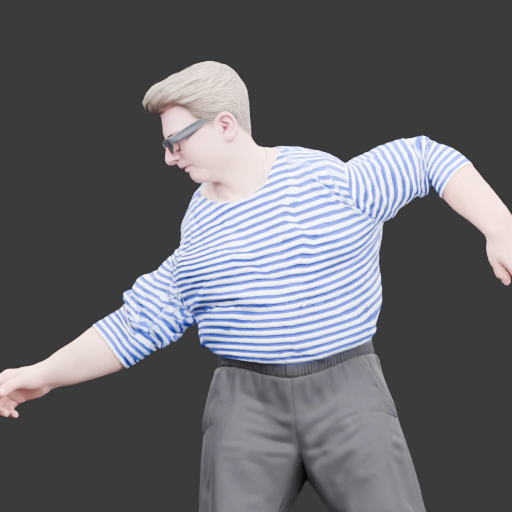
#> input picture art/drafts/newrig-sailor-v1/poses/native100k-source-dance-0.75.png, 512 x 512 px, found by its file name
$ python -i compose_textured_gate.py   (imports and definitions only)
#> lines starting #> are read from the running program, lines starting #| are printed output that depends on the picture
"""Post-exit actual-source-frame sheets and alpha-qualified RGB metrics."""
import sys,json
from pathlib import Path
import numpy as np
from PIL import Image,ImageDraw
# [1 line that did not run here, left out]
def tile(name,size=(640,800)):
#> called with size = (640, 800)
 im=Image.open(O/name).convert('RGBA');bg=Image.new('RGBA',im.size,(225,225,225,255));bg.alpha_composite(im);return bg.convert('RGB').resize(size)
#> in tile, im is the input picture: PIL image 512x512 RGBA; mean R, G, B, A 102.2, 102.8, 108.1, 255
#> after `return bg.convert('RGB').resize(size)`:
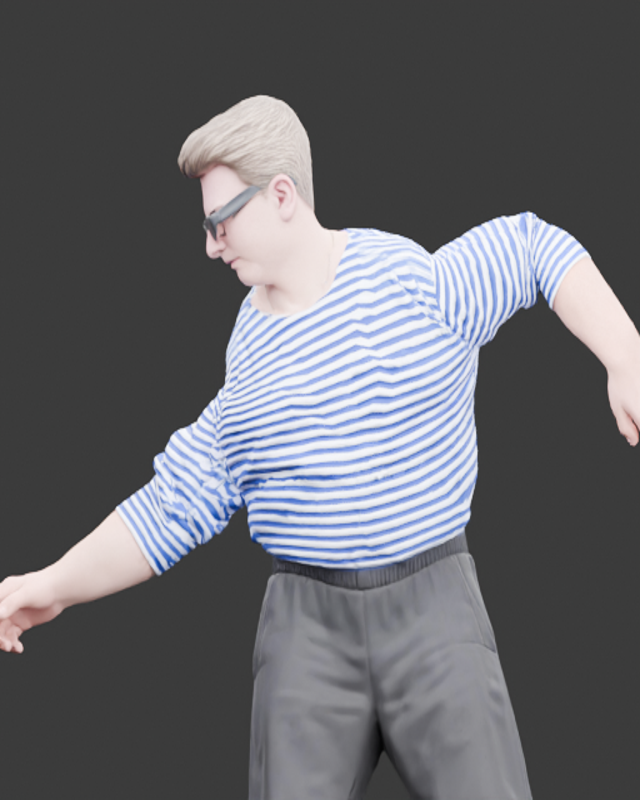
#> returned value: PIL image 640x800 RGB; mean R, G, B 102.2, 102.8, 108.1
# [10 lines not run here, left out]
metrics=[]
# [5 lines not run here, left out]

>>> result = tile('../../newrig-sailor-v1/poses/native100k-source-dance-0.75.png')

$ run again, on art/drafts/newrig-sailor-v1/poses/arm_forward.L.png
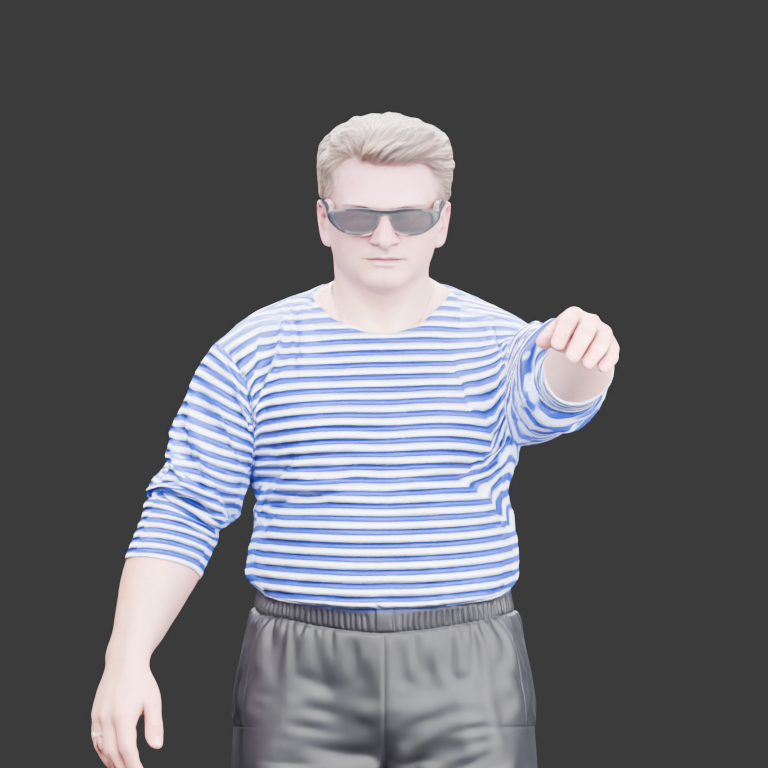
#> input picture art/drafts/newrig-sailor-v1/poses/arm_forward.L.png, 768 x 768 px, found by its file name
#> in tile, im is the input picture: PIL image 768x768 RGBA; mean R, G, B, A 98.4, 99.4, 105, 255
#> in tile, `return bg.convert('RGB').resize(size)`:
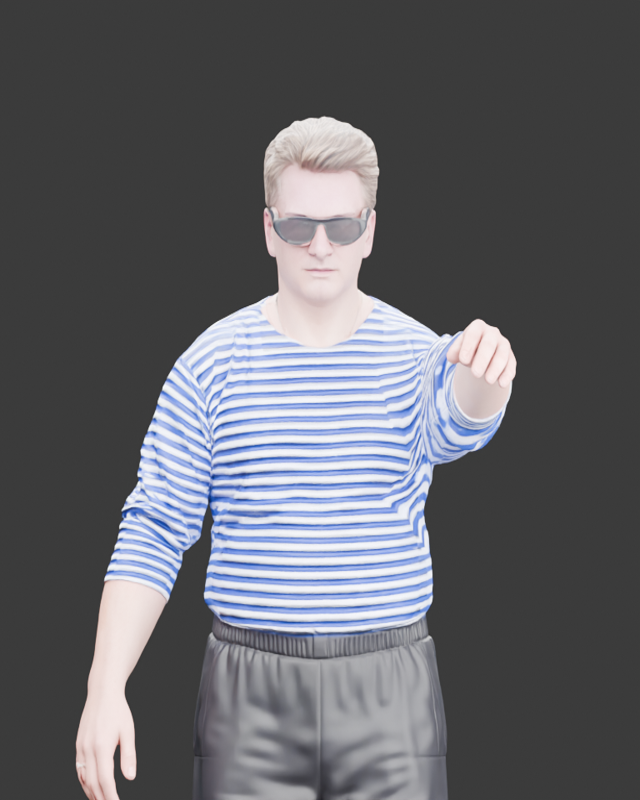
#> returned value: PIL image 640x800 RGB; mean R, G, B 98.4, 99.4, 105

$ run again, on art/drafts/newrig-sailor-v1/poses/arm_up.L.png
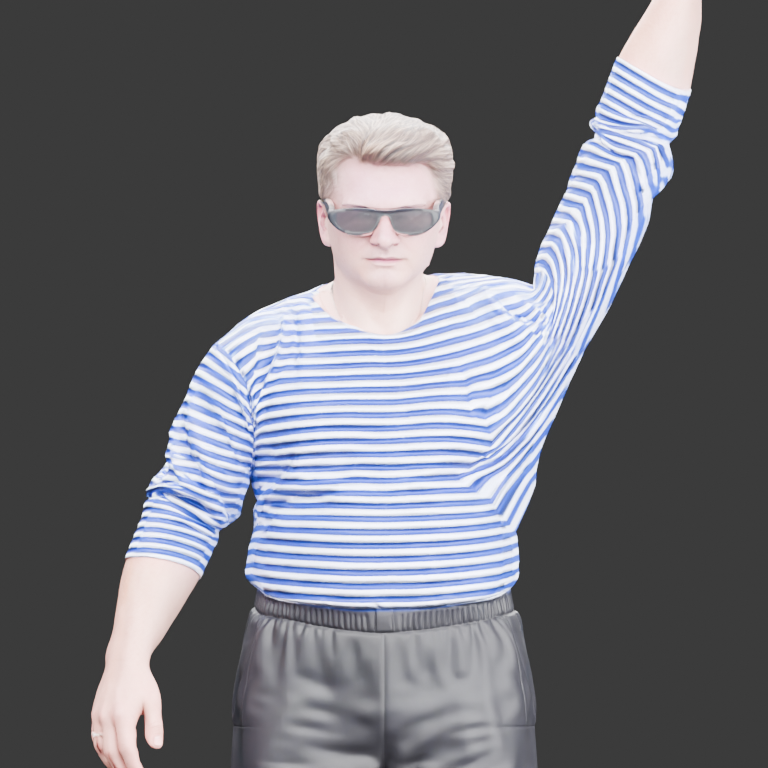
#> input picture art/drafts/newrig-sailor-v1/poses/arm_up.L.png, 768 x 768 px, found by its file name
#> in tile, im is the input picture: PIL image 768x768 RGBA; mean R, G, B, A 105.5, 106.9, 113.8, 255
#> in tile, `return bg.convert('RGB').resize(size)`:
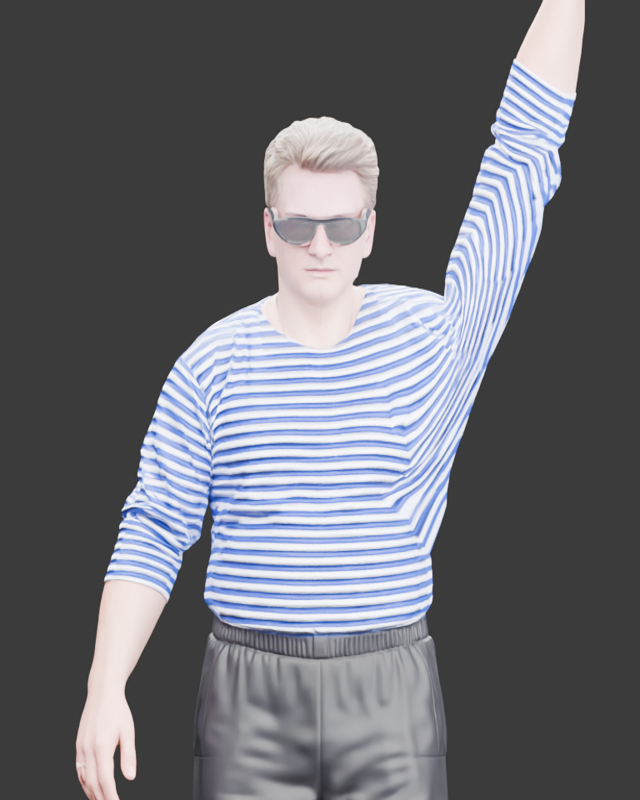
#> returned value: PIL image 640x800 RGB; mean R, G, B 105.5, 106.9, 113.8
